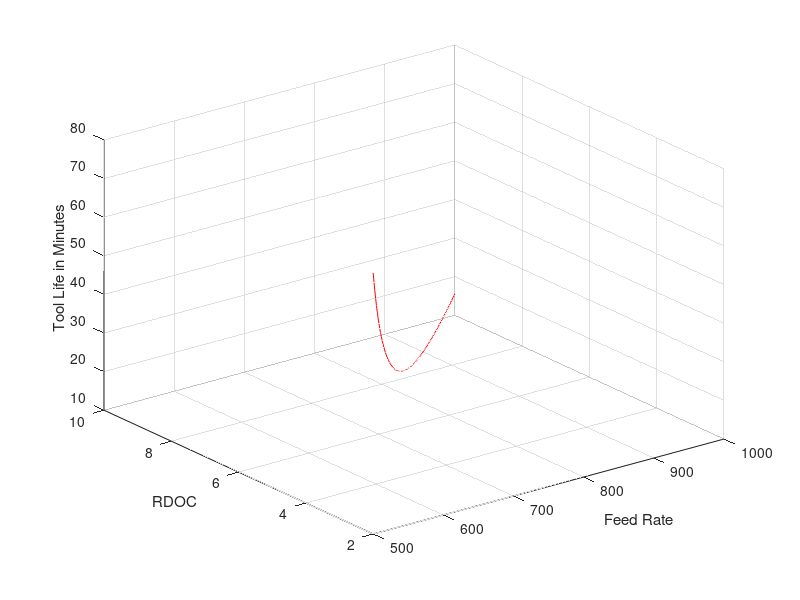

The MATLAB script that drew this image:
clc
clear all 
d = 20;
x3 = 100;
X4 = [2:0.08:10];
X2 = [500:5:1000];
rpm = 2000
x1 = pi.*d.*rpm;
[x2,x4] = meshgrid((X2./rpm),X4);

ae = (X4.*100)./d
vc = x1./1000
TL3 = e.^(25.9887 - log(ae) -4 .* log(vc))
 
figure 1
plot3(X2,X4, TL3,'-r')
xlabel('Feed Rate')
ylabel('RDOC')
zlabel('Tool Life in Minutes')
grid on

##colormap (flipud(jet))
##shading interp
##colorbar

##TL1 = (47.76 -0.12.*x1 -141.03 .* x2.*2 + 4.43.*x3 -1.83.*x4)  ;
##TL2 = 18.79 + 0.66 .*x1 - 92.484 .* x2 + 41.24 .* x3 -1.75 .* x4 -0.001 .* x1.^2 + 22.89 .* x2.^2 -5.40 .* x3.^2 + 1.38 .* x4.^2 -1.13 .* x1.*x2 -0.05 .* x1 .* x3 - 0.068 .*x1.*x4 -43.9 .*x2.*x3 + 61.4 .*x2.*x4 -5.73 .* x3.*x4 ; 
 %x1 = cutting speed, 
  %x2 = Feed rate in mm/rev,
  %x3 = Axial depth 
  %x4 = Radial depth
 








